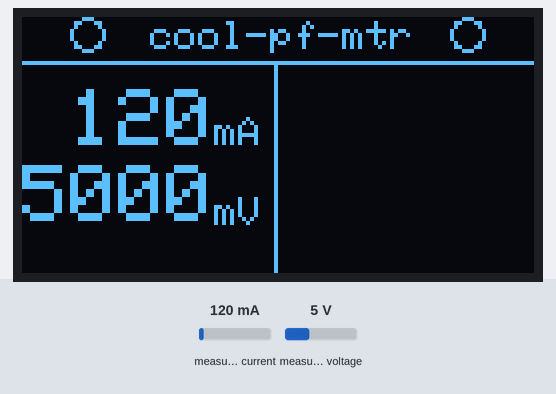
The sketch below on a simulated ESP8266 (NodeMCU). On the bench: 128×64 one-colour display. The test bench sets the inputs (shaded band); at power-on: measured current 120 mA, measured voltage 5 V. What the sketch prints to the serial monitor is not drawn.

Above: at 2.26 s.
2.5 s: measured current set to 40 mA
At 4.32 s:
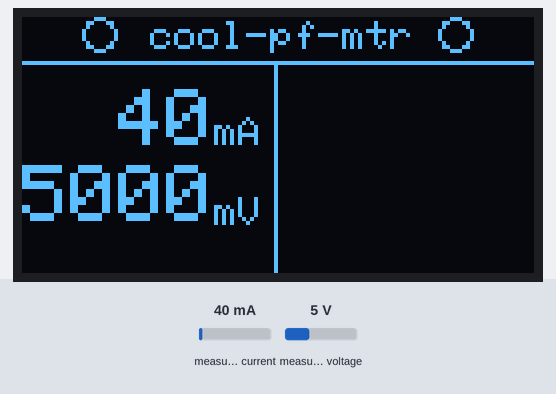
4.9 s: measured voltage set to 0.3 V
At 6.3 s:
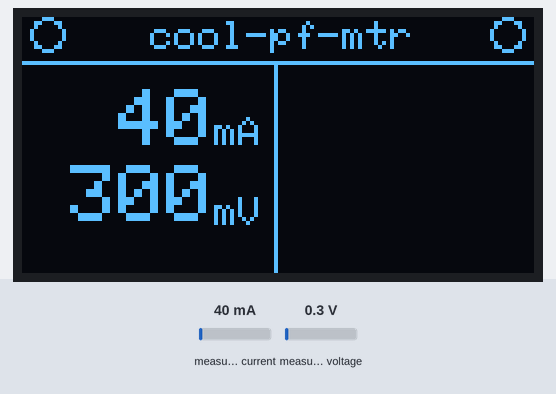
6.8 s: measured current set to 500 mA
At 8.26 s:
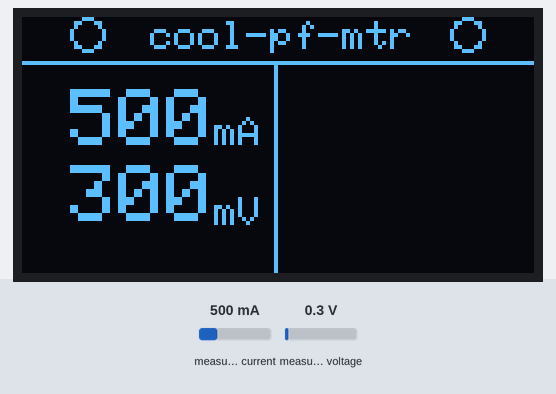
8.8 s: measured voltage set to 3.8 V
At 10.27 s:
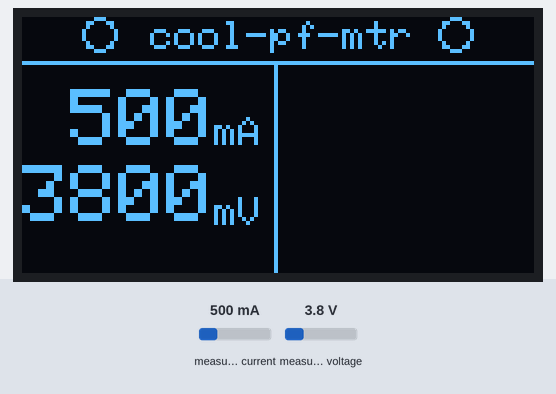

The sketch:

CoolPowerMeter.ino
```cpp
#include <Arduino.h>
#include "SeaRobLogger.h"
#include "SeaRobSpringButton.h"
#include "SeaRob_INA219.h"
#include "SeaRob_SSD1306.h"

// NOTE: Requires the Arduino Nano Board

// Constants: PIN map
#define PIN_I2C_SDA                 A4 // Dedicated SDA Output Pin (nano only)
#define PIN_I2C_SCL                 A5 // Dedicated SCL Output Pin (nano only)

// Constants: LCD Display subsystem
#define OLED_I2C_ADDRESS            0x3C
#define OLED_DRAW_INTERVAL          40 // 25 frames per second maximum; slower if system clock runs slower

// Constants: Sensor subsystem
#define SENSOR_I2C_ADDRESS          0x41
#define METER_READ_INTERVAL         1000


// Globals: Global Run state of the entire aplication.
unsigned long   startTime = 0;
unsigned long   lastUpdateTime = 0;
String          buildName = String("cool-pf-meter");
const char      buildTimestamp[] =  __DATE__ " " __TIME__;
const char      buildDatestamp[] = __DATE__;


// Globals: OLED Display subsystem, connected via I2C interface
boolean           useDisplay = true;
SeaRob_SSD1306 *  seaDisplay = NULL;
unsigned long     lastDrawTime = 0;


// Globals: Current/Voltage Senesor subsystem.
boolean                 usePowerMeter = true;
SeaRob_INA219           *powerSensor = NULL;

//SeaRob_INA219          powerSensor(SENSOR_I2C_ADDRESS);
SeaRob_INA219::Sample   currentSample;


// Global: State Buttons
boolean               useStateButtons = false;
SeaRobSpringButton *  stateButton = NULL;


/*
 * Entrypoint: called once when the program first starts, just to initialize all the sub-components.
 */
void setup() {

  // Record what time we started.
  startTime = millis();

  // Init the serial line; important for debug messages back to the Arduino Serial Monitor.
  Serial.begin(9600);
  bcloggerP(PSTR("")); // Skip line to seperate from last instance of the program.
  bcloggerP(PSTR("setup: \"%s\""), buildName.c_str());
  bcloggerP(PSTR("build: \"%s\""), buildTimestamp);

  if (useDisplay) {
    bcloggerP(PSTR("setup: OLED start..."));
    seaDisplay = new SeaRob_SSD1306(buildTimestamp, OLED_I2C_ADDRESS);
    bcloggerP(PSTR("setup: OLED complete"));
  }

  if (usePowerMeter) {
    bcloggerP(PSTR("setup: powerMeter start..."));
    powerSensor = new SeaRob_INA219(SENSOR_I2C_ADDRESS);
    powerSensor->Init(startTime);
    bcloggerP(PSTR("setup: powerMeter complete"));
  }

  if (useStateButtons) {
    //bclogger("setup: state buttons start...");
    //bclogger("setup: state buttons complete");
  }

  // Init the rest of our internal state.
  bcloggerP(PSTR("setup: complete for \"%s\""), buildName.c_str());
}


/**
 * Main Loop: called over and over again as the robot runs.
 * Disopatches this event to all the subsystems.
 */
void loop() {

  // Get the current time.
  lastUpdateTime = millis();

  if (useStateButtons) {
  }

  if (usePowerMeter) {
    // Take a periodic sample from the sensor.
    if (((currentSample.sampleTime + METER_READ_INTERVAL) < lastUpdateTime)) {
     powerSensor->getSample(&currentSample, lastUpdateTime);

      Serial.print(F("Bus Voltage:   ")); Serial.print(currentSample.busvoltage); Serial.println(F(" V"));
      Serial.print(F("Shunt Voltage: ")); Serial.print(currentSample.shuntvoltage); Serial.println(F(" mV"));
      Serial.print(F("Load Voltage:  ")); Serial.print(currentSample.loadvoltage); Serial.println(F(" V"));
      Serial.print(F("Current:       ")); Serial.print(currentSample.current_mA); Serial.println(F(" mA"));
      Serial.print(F("Power:         ")); Serial.print(currentSample.power_mW); Serial.println(F(" mW"));
      Serial.println(F("------------------------------------"));
    }
  }

  if (useDisplay) {
     if ((lastDrawTime + OLED_DRAW_INTERVAL) < lastUpdateTime) {
        lastDrawTime = lastUpdateTime;
        Adafruit_SSD1306 &display = seaDisplay->getDisplayRef();

        // Clear the internal buffer
        display.clearDisplay();
        display.setTextColor(SSD1306_WHITE);

        // Title with Fun little animation to prove that we are not locked up.
        seaDisplay->drawTitle("cool-pf-mtr", 32, 1);
        seaDisplay->drawCircleAnimation(lastUpdateTime, 123, 103, 0, true);
        seaDisplay->drawCircleAnimation(lastUpdateTime, 24, 4, 0, false);
        int linePos = 11;
        display.drawLine(0, linePos, 128, linePos, SSD1306_WHITE);


     #define LINE_BUFFER_SIZE 50
        int colOffset = 0;

        // Power Functions Port 1
        display.setTextSize(2);
        display.setCursor(colOffset, 18);
        char l1Buffer[10];
        snprintf(l1Buffer, LINE_BUFFER_SIZE, "%4d", (int) currentSample.current_mA);
        display.println(l1Buffer);
        display.setTextSize(1);
        display.setCursor(colOffset + 48, 25);
        display.println(F("mA"));

        display.setTextSize(2);
        display.setCursor(colOffset, 37);
        char l2Buffer[10];
        snprintf(l2Buffer, LINE_BUFFER_SIZE, "%4d", (int) (currentSample.busvoltage * 1000.0f));
        display.println(l2Buffer);
        display.setTextSize(1);
        display.setCursor(colOffset + 48, 45);
        display.println(F("mV"));

        display.drawLine(63, 12, 63, 64, SSD1306_WHITE); // middke line

        // Push the buffer to the physical OLED
        display.display();
     }
  }
}
```
